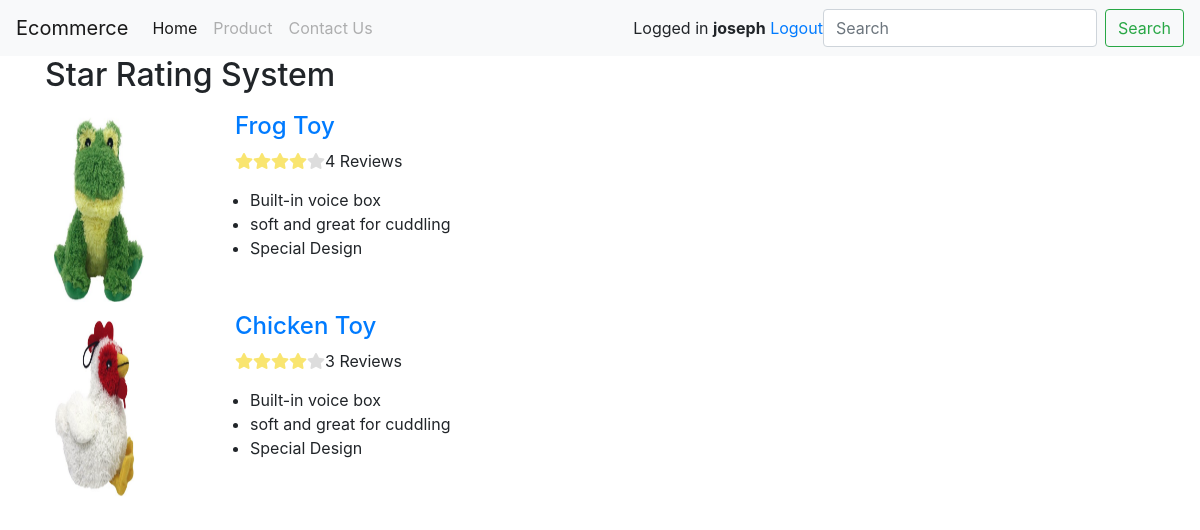
The app's page / (signed in) with its own data.
### tables this page shows
CREATE TABLE `product` (
  `id` int(11) NOT NULL AUTO_INCREMENT PRIMARY KEY,
  `name` varchar(256) NOT NULL,
  `description` text NOT NULL,
  `price` int(255) NOT NULL,
  `image` varchar(255) NOT NULL,
  `created_at` timestamp NOT NULL DEFAULT CURRENT_TIMESTAMP,
  `updated_at` timestamp NOT NULL DEFAULT CURRENT_TIMESTAMP

);

### index.php (called while the page is built, shortened)
<?php
include "layout/app.php";
?>

### class/Rating.php (called while the page is built, shortened)
<?php
class Rating{
	private $host  = '127.0.0.1';
    private $user  = 'root';
    private $password   = "1111";
    private $database  = "rating";
	private $productUsersTable = 'product_users';
	private $productTable = 'product';
    private $productRatingTable = 'product_rating';
	private $dbConnect = false;
    public function __construct(){
        if(!$this->dbConnect){
            $conn = new mysqli($this->host, $this->user, $this->password, $this->database);
            if($conn->connect_error){
                die("Error failed to connect to MySQL: " . $conn->connect_error);
            }else{
                $this->dbConnect = $conn;
            }
        }
    }
	private function getData($sqlQuery) {
		$result = mysqli_query($this->dbConnect, $sqlQuery);
		$data= array();
		while ($row = mysqli_fetch_array($result, MYSQLI_ASSOC)) {
			$data[]=$row;
		}
		return $data;
	}
	private function getNumRows($sqlQuery) {
		$result = mysqli_query($this->dbConnect, $sqlQuery);
		$numRows = mysqli_num_rows($result);
		return $numRows;
	}
	public function getProductList(){
		$sqlQuery = "
			SELECT * FROM ".$this->productTable;
		return  $this->getData($sqlQuery);
	}
	public function getProductRating($product_id){
		$sqlQuery = "
			SELECT r.id, r.product_id, r.user_id, u.username, u.avatar, r.rating_score, r.title, r.comment, r.reviewer,r.created_at, r.updated_at
			FROM ".$this->productRatingTable." as r
			LEFT JOIN ".$this->productUsersTable." as u ON (r.user_id = u.id)
			WHERE r.product_id = '".$product_id."'";
		return  $this->getData($sqlQuery);
	}
	public function getRatingAverage($product_id){
		$productRating = $this->getProductRating($product_id);
		$rating_score = 0;
		$count = 0;
		foreach($productRating as $productRatingDetails){
			$rating_score+= $productRatingDetails['rating_score'];
			$count += 1;
		}
		$average = 0;
		if($rating_score && $count) {
			$average = $rating_score/$count;
		}
		return $average;
	}
	public function getRatingTotal($product_id){
	 	$sqlQuery = "
			SELECT *
			FROM ".$this->productRatingTable."  WHERE product_id = '".$product_id."'";
	  $count = $this->getNumRows($sqlQuery);
		return $count;
	}
}
?>

### inc/index_content.php (the view, shortened to what this page needs)
<div class="container">
	<h2>Star Rating System</h2>
	<?php
	include_once 'class/Rating.php';
	$rating = new Rating();
	$productList = $rating->getProductList();
	foreach($productList as $product){
		$average = $rating->getRatingAverage($product["id"]);
		$count = $rating->getRatingTotal($product['id']);
	?>
	<div class="row">
		<div class="col-sm-2" style="width:150px">
			<img class="product_image" src="image/<?php echo $product["image"]; ?>" style="width:100px;height:200px;padding-top:10px;">
		</div>
		<div class="col-sm-4">
		<h4 style="margin-top:10px;"><a href="product_detail.php?product_id=<?php echo $product["id"]; ?>"><?php echo $product["name"]; ?></a></h4>
		<?php
				$averageRating = round($average, 0);
				for ($i = 1; $i <= 5; $i++) {
					$ratingClass = "star-grey";
					if($i <= $averageRating) {
						$ratingClass = "star-highlight";
					}
				echo	'<i class="fa fa-star '.$ratingClass. '"; aria-hidden="true"></i>';
				 }
				echo $count . ' Reviews';
			?>
		<?php echo $product["description"]; ?>
		</div>
	</div>
	<?php } ?>
</div>

### css/style.css (style rules this page uses)
.star-grey { color:#ddd; }
.star-highlight { color:#f9e570 !important; }

### records on screen
product: image (picture), name "Frog Toy", count "4", description "Built-in voice box soft and great for cuddling Special Design"
product: image (picture), name "Chicken Toy", count "3", description "Built-in voice box soft and great for cuddling Special Design"

### other values on screen
$userName "joseph"
